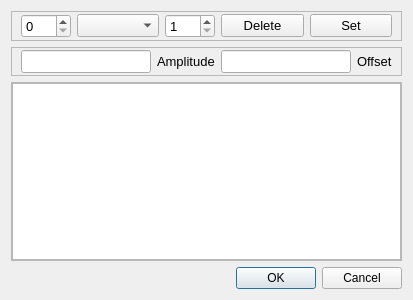
<?xml version="1.0" encoding="UTF-8"?>
<ui version="4.0">
 <class>DataSelectDialog</class>
 <widget class="QDialog" name="DataSelectDialog">
  <property name="geometry">
   <rect>
    <x>0</x>
    <y>0</y>
    <width>413</width>
    <height>300</height>
   </rect>
  </property>
  <property name="windowTitle">
   <string>Select Data</string>
  </property>
  <layout class="QVBoxLayout" name="verticalLayout">
   <item>
    <widget class="QFrame" name="fraDataConfig">
     <property name="frameShape">
      <enum>QFrame::StyledPanel</enum>
     </property>
     <property name="frameShadow">
      <enum>QFrame::Raised</enum>
     </property>
     <layout class="QHBoxLayout" name="horizontalLayout">
      <property name="topMargin">
       <number>2</number>
      </property>
      <property name="bottomMargin">
       <number>2</number>
      </property>
      <item>
       <widget class="QSpinBox" name="spnElement">
        <property name="maximumSize">
         <size>
          <width>50</width>
          <height>16777215</height>
         </size>
        </property>
        <property name="font">
         <font>
          <pointsize>10</pointsize>
         </font>
        </property>
        <property name="toolTip">
         <string>Element</string>
        </property>
       </widget>
      </item>
      <item>
       <widget class="QComboBox" name="cmbWaveForm">
        <property name="font">
         <font>
          <pointsize>10</pointsize>
         </font>
        </property>
        <property name="toolTip">
         <string>Waveform</string>
        </property>
       </widget>
      </item>
      <item>
       <widget class="QSpinBox" name="spnCycles">
        <property name="maximumSize">
         <size>
          <width>50</width>
          <height>16777215</height>
         </size>
        </property>
        <property name="font">
         <font>
          <pointsize>10</pointsize>
         </font>
        </property>
        <property name="toolTip">
         <string>Number of Cycles</string>
        </property>
        <property name="minimum">
         <number>1</number>
        </property>
        <property name="maximum">
         <number>10</number>
        </property>
       </widget>
      </item>
      <item>
       <widget class="QPushButton" name="cmdDelete">
        <property name="font">
         <font>
          <pointsize>10</pointsize>
         </font>
        </property>
        <property name="toolTip">
         <string>Delete selected element</string>
        </property>
        <property name="text">
         <string>Delete</string>
        </property>
       </widget>
      </item>
      <item>
       <widget class="QPushButton" name="cmdSet">
        <property name="font">
         <font>
          <pointsize>10</pointsize>
         </font>
        </property>
        <property name="toolTip">
         <string>Set selected element</string>
        </property>
        <property name="text">
         <string>Set</string>
        </property>
       </widget>
      </item>
     </layout>
    </widget>
   </item>
   <item>
    <widget class="QFrame" name="fraAmplitude">
     <property name="frameShape">
      <enum>QFrame::StyledPanel</enum>
     </property>
     <property name="frameShadow">
      <enum>QFrame::Raised</enum>
     </property>
     <layout class="QHBoxLayout" name="horizontalLayout_2">
      <property name="topMargin">
       <number>2</number>
      </property>
      <property name="bottomMargin">
       <number>2</number>
      </property>
      <item>
       <widget class="QLineEdit" name="leAmplitude">
        <property name="font">
         <font>
          <pointsize>10</pointsize>
         </font>
        </property>
        <property name="toolTip">
         <string>Amplitude</string>
        </property>
       </widget>
      </item>
      <item>
       <widget class="QLabel" name="lblAmp">
        <property name="font">
         <font>
          <pointsize>10</pointsize>
         </font>
        </property>
        <property name="text">
         <string>Amplitude</string>
        </property>
       </widget>
      </item>
      <item>
       <widget class="QLineEdit" name="leOffset">
        <property name="font">
         <font>
          <pointsize>10</pointsize>
         </font>
        </property>
        <property name="toolTip">
         <string>Offset</string>
        </property>
       </widget>
      </item>
      <item>
       <widget class="QLabel" name="lblOS">
        <property name="font">
         <font>
          <pointsize>10</pointsize>
         </font>
        </property>
        <property name="text">
         <string>Offset</string>
        </property>
       </widget>
      </item>
     </layout>
    </widget>
   </item>
   <item>
    <widget class="QFrame" name="fraShowConfig">
     <property name="frameShape">
      <enum>QFrame::StyledPanel</enum>
     </property>
     <property name="frameShadow">
      <enum>QFrame::Raised</enum>
     </property>
     <layout class="QVBoxLayout" name="verticalLayout_2">
      <property name="leftMargin">
       <number>0</number>
      </property>
      <property name="topMargin">
       <number>0</number>
      </property>
      <property name="rightMargin">
       <number>0</number>
      </property>
      <property name="bottomMargin">
       <number>0</number>
      </property>
      <item>
       <widget class="QListWidget" name="lwShowConfig">
        <property name="font">
         <font>
          <pointsize>10</pointsize>
         </font>
        </property>
       </widget>
      </item>
     </layout>
    </widget>
   </item>
   <item>
    <widget class="QDialogButtonBox" name="buttonBox">
     <property name="orientation">
      <enum>Qt::Horizontal</enum>
     </property>
     <property name="standardButtons">
      <set>QDialogButtonBox::Cancel|QDialogButtonBox::Ok</set>
     </property>
    </widget>
   </item>
  </layout>
 </widget>
 <resources/>
 <connections>
  <connection>
   <sender>buttonBox</sender>
   <signal>accepted()</signal>
   <receiver>DataSelectDialog</receiver>
   <slot>accept()</slot>
   <hints>
    <hint type="sourcelabel">
     <x>248</x>
     <y>254</y>
    </hint>
    <hint type="destinationlabel">
     <x>157</x>
     <y>274</y>
    </hint>
   </hints>
  </connection>
  <connection>
   <sender>buttonBox</sender>
   <signal>rejected()</signal>
   <receiver>DataSelectDialog</receiver>
   <slot>reject()</slot>
   <hints>
    <hint type="sourcelabel">
     <x>316</x>
     <y>260</y>
    </hint>
    <hint type="destinationlabel">
     <x>286</x>
     <y>274</y>
    </hint>
   </hints>
  </connection>
 </connections>
</ui>
